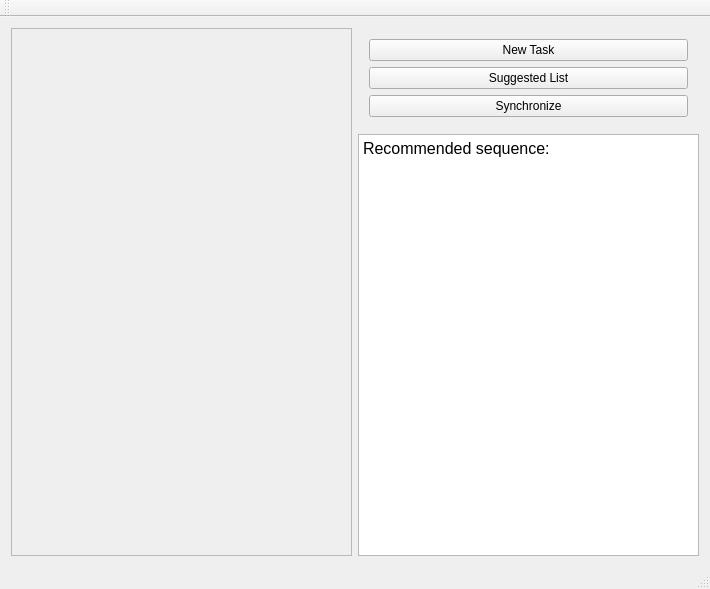
<?xml version="1.0" encoding="UTF-8"?>
<ui version="4.0">
 <class>MainWindow</class>
 <widget class="QMainWindow" name="MainWindow">
  <property name="geometry">
   <rect>
    <x>0</x>
    <y>0</y>
    <width>710</width>
    <height>589</height>
   </rect>
  </property>
  <property name="windowTitle">
   <string>MainWindow</string>
  </property>
  <widget class="QWidget" name="centralWidget">
   <layout class="QGridLayout" name="gridLayout">
    <item row="0" column="0" rowspan="2">
     <widget class="QScrollArea" name="scrollArea">
      <property name="widgetResizable">
       <bool>true</bool>
      </property>
      <widget class="QWidget" name="scrollAreaWidgetContents">
       <property name="geometry">
        <rect>
         <x>0</x>
         <y>0</y>
         <width>339</width>
         <height>500</height>
        </rect>
       </property>
      </widget>
     </widget>
    </item>
    <item row="0" column="1">
     <widget class="QWidget" name="buttons" native="true">
      <layout class="QVBoxLayout" name="verticalLayout_2">
       <item>
        <widget class="QPushButton" name="newTask">
         <property name="text">
          <string>New Task</string>
         </property>
        </widget>
       </item>
       <item>
        <widget class="QPushButton" name="suggestedList">
         <property name="text">
          <string>Suggested List</string>
         </property>
        </widget>
       </item>
       <item>
        <widget class="QPushButton" name="synchronize">
         <property name="text">
          <string>Synchronize</string>
         </property>
        </widget>
       </item>
      </layout>
     </widget>
    </item>
    <item row="1" column="1">
     <widget class="QTextBrowser" name="suggestedListDisplay">
      <property name="html">
       <string>&lt;!DOCTYPE HTML PUBLIC &quot;-//W3C//DTD HTML 4.0//EN&quot; &quot;http://www.w3.org/TR/REC-html40/strict.dtd&quot;&gt;
&lt;html&gt;&lt;head&gt;&lt;meta name=&quot;qrichtext&quot; content=&quot;1&quot; /&gt;&lt;style type=&quot;text/css&quot;&gt;
p, li { white-space: pre-wrap; }
&lt;/style&gt;&lt;/head&gt;&lt;body style=&quot; font-family:'SimSun'; font-size:9pt; font-weight:400; font-style:normal;&quot;&gt;
&lt;p style=&quot; margin-top:0px; margin-bottom:0px; margin-left:0px; margin-right:0px; -qt-block-indent:0; text-indent:0px;&quot;&gt;&lt;span style=&quot; font-size:12pt;&quot;&gt;Recommended sequence:&lt;/span&gt;&lt;/p&gt;
&lt;p style=&quot;-qt-paragraph-type:empty; margin-top:0px; margin-bottom:0px; margin-left:0px; margin-right:0px; -qt-block-indent:0; text-indent:0px;&quot;&gt;&lt;br /&gt;&lt;/p&gt;&lt;/body&gt;&lt;/html&gt;</string>
      </property>
     </widget>
    </item>
   </layout>
  </widget>
  <widget class="QMenuBar" name="menuBar">
   <property name="geometry">
    <rect>
     <x>0</x>
     <y>0</y>
     <width>710</width>
     <height>26</height>
    </rect>
   </property>
  </widget>
  <widget class="QToolBar" name="mainToolBar">
   <attribute name="toolBarArea">
    <enum>TopToolBarArea</enum>
   </attribute>
   <attribute name="toolBarBreak">
    <bool>false</bool>
   </attribute>
  </widget>
  <widget class="QStatusBar" name="statusBar"/>
 </widget>
 <layoutdefault spacing="6" margin="11"/>
 <resources/>
 <connections/>
</ui>
